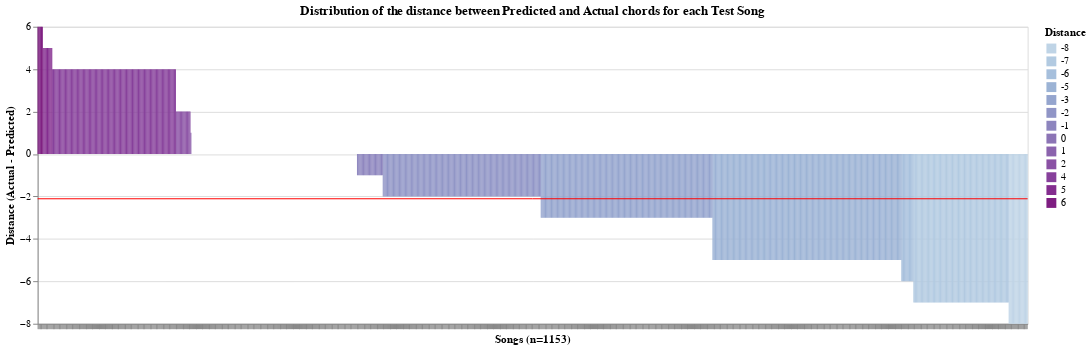

The code cell stored with this chart in its notebook:
### Code cell
num_test_songs = chord_distance_df['Song Name'].count()
print(chord_distance_df['Distance'].apply(np.abs).mean())

distance_bars = alt.Chart(chord_distance_df).mark_bar(
    binSpacing = 0.1,
    width=1
).encode(
    x=alt.X('Song Name:N', axis=alt.Axis(labels=False, ticks=True), sort='-y').title(f'Songs (n={num_test_songs})'),
    y=alt.Y('Distance:Q').title('Distance (Actual - Predicted)'),
    color=alt.Color('Distance:N').scale(scheme='bluepurple'),
    tooltip=['Song Name', 'True Chord', 'Predicted Chord', 'Distance'],
).properties(
    title='Distribution of the distance between Predicted and Actual chords for each Test Song'
)

distance_avg_line = alt.Chart(chord_distance_df).mark_rule(
    color='red',
).encode(
    y=alt.Y('mean(Distance):Q', title='')
)

combined_chart = alt.layer(
    distance_bars,
    distance_avg_line
).properties(
    width=1000
)
combined_chart

### Figure 1 — Vega-Lite specification as saved in the notebook (floating-point values rounded to 4 significant figures; data arrays with more than 128 entries replaced by an {"elided": "..."} marker saying what was removed)
{"config": {"view": {"continuousWidth": 300, "continuousHeight": 300}}, "layer": [{"mark": {"type": "bar", "binSpacing": 0.1, "width": 1}, "encoding": {"color": {"field": "Distance", "scale": {"scheme": "bluepurple"}, "type": "nominal"}, "tooltip": [{"field": "Song Name", "type": "nominal"}, {"field": "True Chord", "type": "nominal"}, {"field": "Predicted Chord", "type": "nominal"}, {"field": "Distance", "type": "quantitative"}], "x": {"axis": {"labels": false, "ticks": true}, "field": "Song Name", "sort": "-y", "title": "Songs (n=1153)", "type": "nominal"}, "y": {"field": "Distance", "title": "Distance (Actual - Predicted)", "type": "quantitative"}}, "title": "Distribution of the distance between Predicted and Actual chords for each Test Song"}, {"mark": {"type": "rule", "color": "red"}, "encoding": {"y": {"aggregate": "mean", "field": "Distance", "title": "", "type": "quantitative"}}}], "data": {"name": "data-2b3b63bb92f35e90e069e420ddc07134"}, "width": 1000, "$schema": "https://vega.github.io/schema/vega-lite/v5.17.0.json", "datasets": {"data-2b3b63bb92f35e90e069e420ddc07134": {"elided": "1153 records"}}}
